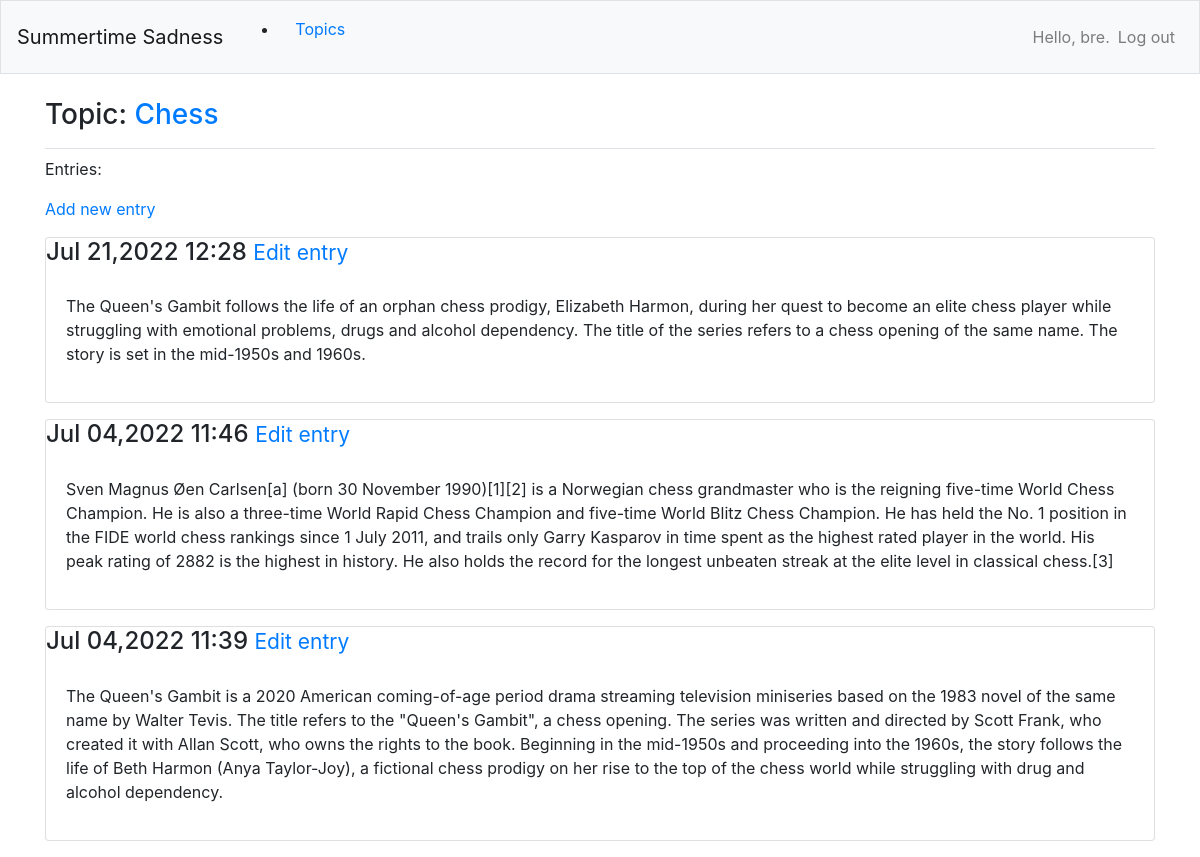
Screenshot of /topic/1/ (signed in) with the database file from the repository.
### app_a/models.py (models this page shows, shortened)
class Topic (models.Model):
    text= models.CharField(max_length=200)
    date_added =models.DateTimeField(auto_now_add=True)
    owner=models.ForeignKey(User, on_delete=models.CASCADE)
    def __str__(self):
        return self.text

class Entry(models.Model):
    topic=models.ForeignKey(Topic, on_delete=models.CASCADE)
    text=models.TextField()
    date_added=models.DateTimeField(auto_now_add=True)
    class Meta():
        verbose_name_plural='entries'

### app_a/views.py (the view)
# urls.py: path('topic/<int:topic_id>/', views.topic, name='topic'),
@login_required
def topic(request, topic_id):
    topic = Topic.objects.get(id=topic_id)
    if topic.owner!=request.user:
        raise Http404
    entries = topic.entry_set.order_by('-date_added')
    context = {'topic': topic, 'entries': entries}
    return render(request, 'app_a/topic.html', context)

### app_a/templates/app_a/topic.html (shortened to what this page needs)
{% extends 'app_a/base.html' %}
{% block page_header %}
<h3>Topic: <a href="{% url 'app_a:topic' topic.id %}">{{topic}} </a></h3>
{% endblock page_header %}
{% block content %}
<p>Entries:</p>
<p><a href="{% url 'app_a:new_entry' topic.id %}"> Add new entry</a></p>
    {% for entry in entries %}
        <div class="card mb-3">
            <h4 class="card_header ">
                {{entry.date_added|date:'M d,Y H:i' }}
            <small><a href="{% url 'app_a:edit_entry' entry.id %}">Edit entry </a></small>
            </h4>
            <div class="card-body">
                {{ entry.text| linebreaks }}
            </div>
        </div>
    {% empty %}
        <p>There are no entries for this topic yet.</p>
    {% endfor %}
{% endblock content %}

### app_a/templates/app_a/base.html (shortened to what this page needs)
{% load bootstrap4 %}
<!DOCTYPE html>
<html lang="en">
<head>
    {% bootstrap_css %}
</head>
<body>
    <nav class="navbar navbar-expand-md navbar-light bg-light mb-4 border">
        <a class="navbar-brand" href="{% url 'app_a:index' %} ">Summertime Sadness</a>
        <div class="collapse navbar-collapse" id="navbarCollapse">
            <ul class="navbar-nar mr-auto">
                <li class="nav-item">
                    <a href="{% url 'app_a:topics' %}" class="nav-link">Topics</a>
                </li>
            </ul>
            <ul class="navbar-nav ml-auto">
                {% if user.is_authenticated %}
                    <li class="nav-item">
                        <span class="navbar-text">Hello, {{user.username}}.</span>
                    </li>
                    <li class="nav-item">
                        <a href="{% url 'users:logout' %}" class="nav-link">Log out</a>
                    </li>
                {% endif %}
            </ul>
        </div>
    </nav>
    <main role="main" class="container">
        <div class="pb-2 mb-2 border-bottom">
            {% block page_header %} {% endblock page_header %}
        </div>
        <div>
            {% block content %} {% endblock content %}
        </div>
    </main>
</body>
</html>

### rows the page displays
Topic: text "Chess"
Entry: date_added "Jul 21,2022 12:28", text "The Queen's Gambit follows the life of an orphan chess prodigy, Elizabeth Harmon, during her quest to become an elite chess player while struggling with emotional problems, drugs and alcohol dependency. The title of the series refers to a chess opening of the same name. The story is set in the mid-1950s and 1960s."
Entry: date_added "Jul 04,2022 11:46", text "Sven Magnus Øen Carlsen[a] (born 30 November 1990)[1][2] is a Norwegian chess grandmaster who is the reigning five-time World Chess Champion. He is also a three-time World Rapid Chess Champion and five-time World Blitz Chess Champion. He has held the No. 1 position in the FIDE world chess rankings since 1 July 2011, and trails only Garry Kasparov in time spent as the highest rated player in the world. His peak rating of 2882 is the highest in history. He also holds the record for the longest unbeaten streak at the elite level in classical chess.[3]"
Entry: date_added "Jul 04,2022 11:39", text "The Queen's Gambit is a 2020 American coming-of-age period drama streaming television miniseries based on the 1983 novel of the same name by Walter Tevis. The title refers to the \"Queen's Gambit\", a chess opening. The series was written and directed by Scott Frank, who created it with Allan Scott, who owns the rights to the book. Beginning in the mid-1950s and proceeding into the 1960s, the story follows the life of Beth Harmon (Anya Taylor-Joy), a fictional chess prodigy on her rise to the top of the chess world while struggling with drug and alcohol dependency."

### other values shown
{{ user.username }} "bre"
